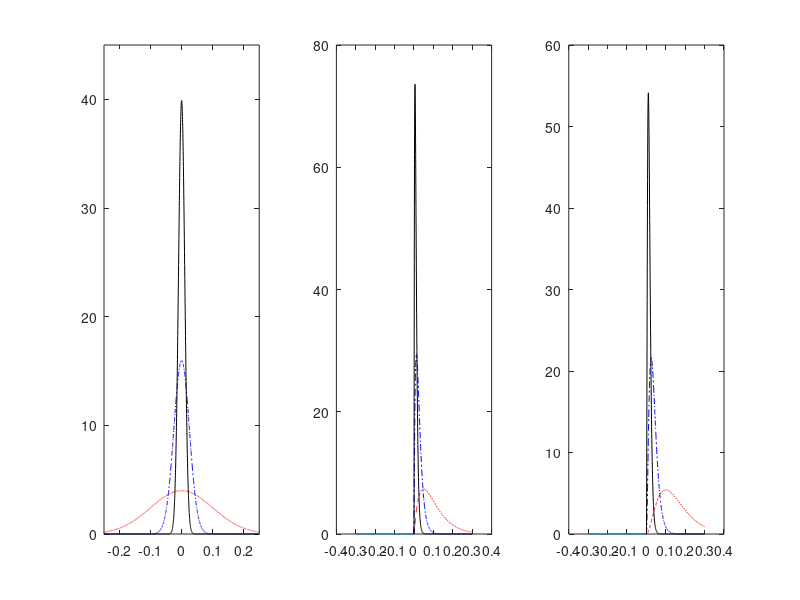

MATLAB code to generate this figure:
% script RR_plot_impulses
% This script just plots a few of impulses that, in the appropriate limits,
% form finite approximations of the Dirac Delta. 
% Numerical Renaissance codebase, Chapter 9, https://github.com/tbewley/NR
% Copyright 2022 by Thomas Bewley, distributed under BSD 3-Clause License. 

clear; close all; x=[-0.3:.00025:.3];
figure(1); subplot(1,3,1)
c{1}='r--'; c{2}='b-.'; c{3}='k-';
for res=1:3
  switch res
      case 1, sigma=0.1
      case 2, sigma=0.025
      case 3, sigma=0.01
  end
  dsigma=exp(-x.^2/(2*sigma^2))/(sigma*sqrt(2*pi)); plot(x,dsigma,c{res}); hold on;
  axis([-.25 .25 0 45])
end

x=[0:.0005:.3];
for m=2:3
  subplot(1,3,m); plot([-0.3 0],[0 0]); hold on;
  for res=1:3
  switch res
      case 1, lambda=20
      case 2, lambda=80
      case 3, lambda=200
  end
  dlamda=lambda^m*x.^(m-1).*exp(-lambda*x)/gamma(m); plot(x,dlamda,c{res});
  end
end
